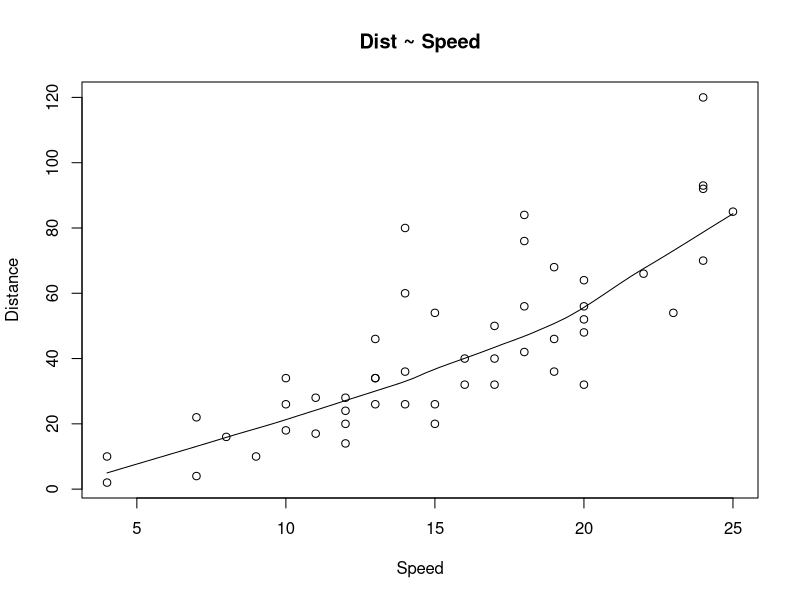
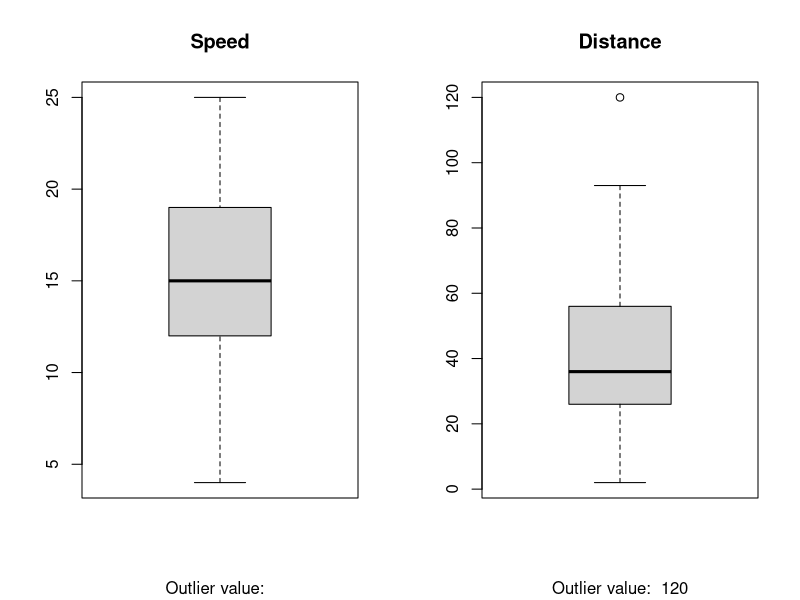
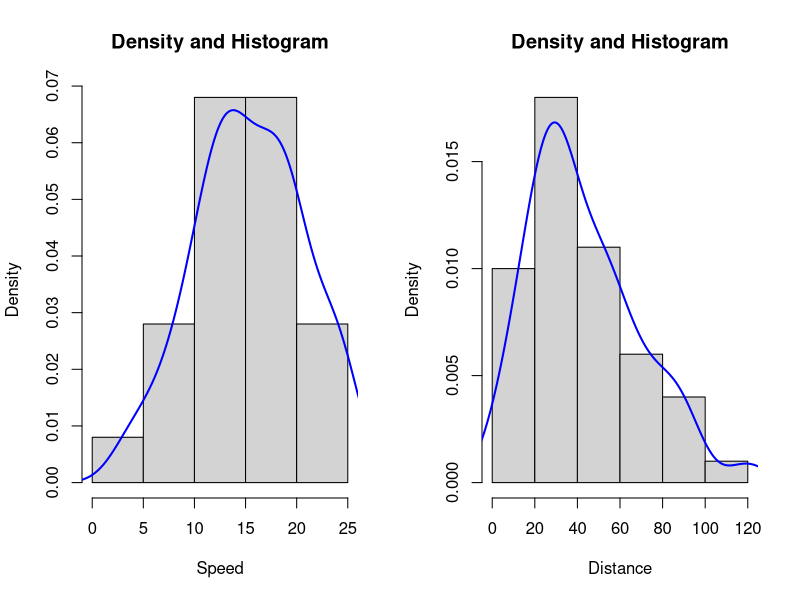
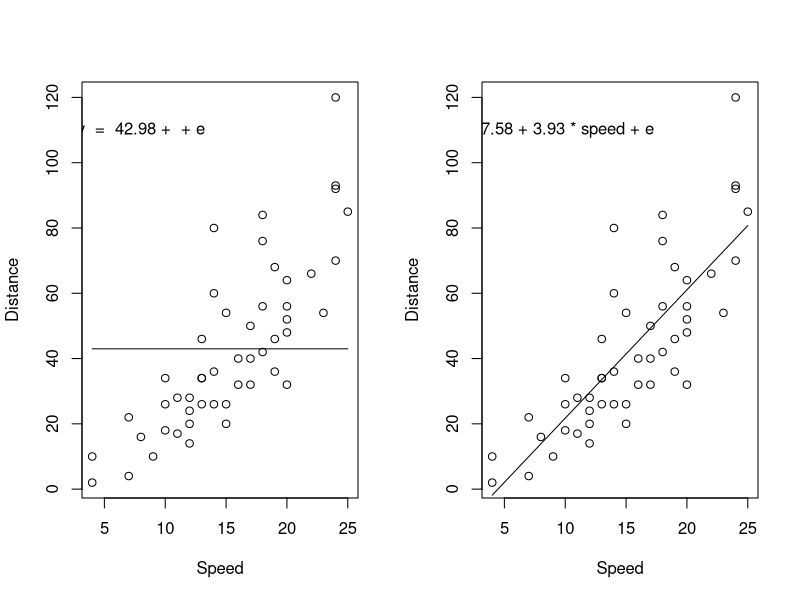
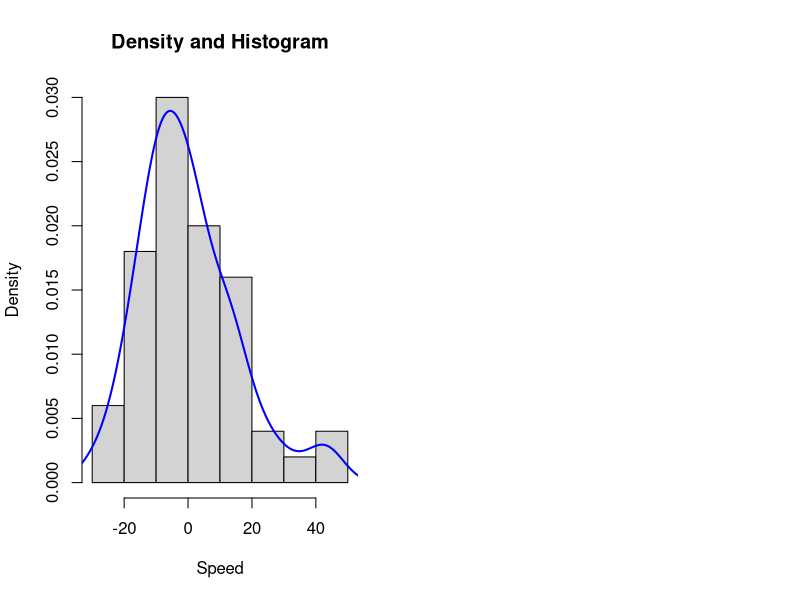

Reproduce these figures in R, in order.
## ---- chunk 1
setwd('/home/emre/fMRI/Codes_GH/DataScienceExamples')
head(cars)
str(cars)
## ---- chunk 2
scatter.smooth(x=cars$speed, y=cars$dist, main="Dist ~ Speed",ylab = "Distance", xlab = "Speed")  # scatterplot
## ---- chunk 3
par(mfrow=c(1, 2))  # divide graph area in 2 columns
boxplot(cars$speed, main="Speed", sub=paste("Outlier value: ", boxplot.stats(cars$speed)$out))  # box plot for 'speed'
boxplot(cars$dist, main="Distance", sub=paste("Outlier value: ", boxplot.stats(cars$dist)$out))  # box plot for 'distance'

## ---- chunk 4
q <-   quantile(cars$speed)
print(q)
## ---- chunk 5
q["25%"]
## ---- chunk 6
IQR(cars$speed)
## ---- chunk 7
FindOutliersIQR <- function(x) 
{
  x.quantile <- quantile(x) # cal
  x.IQR <- IQR(x)
  upper <- x.quantile["75%"]  + 1.5 * x.IQR
  lower <- x.quantile["25%"]  - 1.5 * x.IQR
  
  return(x[x < lower | x > upper])
}

speed.outliers <- FindOutliersIQR(cars$speed)
distance.outliers <- FindOutliersIQR(cars$dist)

print(paste0("Distance Outliers: ",distance.outliers))
print(paste0("Speed Outliers: ",speed.outliers))
## ---- chunk 8
par(mfrow=c(1, 2))  # divide graph area in 2 columns
hist(cars$speed, # histogram
 border="black",
 prob = TRUE, # show densities instead of frequencies
 xlab = "Speed",
 main = "Density and Histogram")
lines(density(cars$speed), # density plot
 lwd = 2, # thickness of line
 col = "blue")

hist(cars$dist, # histogram
 border="black",
 prob = TRUE, # show densities instead of frequencies
 xlab = "Distance",
 main = "Density and Histogram")
lines(density(cars$dist), # density plot
 lwd = 2, # thickness of line
 col = "blue")
#plot (density (cars$speed, na.rm=TRUE) )
## ---- chunk 9
lm_eq <- function(model, yname = 'y' ) {
  
  a = format(unname(coef(model)[1]), digits = 3)
  b = format(unname(coef(model)[2]), digits = 3)
  r2 = format(summary(model)$r.squared, digits = 3)
  cc <-  coef(model)
  eqn <- paste(yname," = ", paste(round(cc[1],2), paste(round(cc[-1],2), names(cc[-1]), sep=" * ", collapse=" + "), sep=" + "), "+ e")
  return(eqn)
  #return(paste0(yname, ' = ',a, ' + ', b,'*', xname,'\n','R^2 = ',r2))
}
## ---- chunk 10

cars.simple <- lm(cars$dist ~ 1)

with(cars,(plot(x = speed, y = dist,xlab = "Speed", ylab = "Distance")))
lines(cars$speed,fitted(cars.simple))
text(x=8, y = 110, labels=lm_eq(cars.simple))
## ---- chunk 11
summary.cars.simple <- summary(cars.simple)
## ---- chunk 12
t.test(x = cars$dist)
print(summary(cars.simple) )
## ---- chunk 13
cars.lm <- lm(dist ~ speed, data=cars)
print(cars.lm)
## ---- chunk 14
cars.lm <- lm(dist ~ speed, data=cars)
print(cars.lm)
## ---- chunk 15
with(cars,(plot(x = speed, y = dist,xlab = "Speed", ylab = "Distance")))
lines(cars$speed,fitted(cars.lm))
text(x=8, y = 110, labels=lm_eq(cars.lm))
## ---- chunk 16


cars.lm.summary <- summary(cars.lm)

coef(cars.lm.summary)

# faraway.summary <- faraway::sumary
# 
# faraway.summary(cars.lm)
# faraway.summary(cars.simple)

#xtxi <- cars.lm$cov.unscaled
#sqrt (diag (xtxi)) *cars.lm.sd

cars.lm.coefs <-cars.lm.summary$coefficients 
cars.lm.sd <- sqrt(deviance(cars.lm) / df.residual(cars.lm))

cars.lm.beta.estimate <- cars.lm.coefs["speed", "Estimate"]  # get beta estimate for speed
cars.lm.stderror <- cars.lm.coefs["speed", "Std. Error"]  # get std.error for speed

t_value <- cars.lm.beta.estimate/cars.lm.stderror  # calc t statistic
p_value <- 2*pt(-abs(t_value), df=nrow(cars)-ncol(cars))  

print(t_value)
print(p_value)


f <- cars.lm.summary$fstatistic  # parameters for model p-value calc
model_p <- pf(f[1], f[2], f[3], lower=FALSE)
print(model_p)
## ---- chunk 17
cars.lm.summary$r.squared
## ---- chunk 18
X <- model.matrix ( ~ speed, data = cars)
y <- cars$dist
xtxi <- solve(t (X) %*% X)

beta <- solve (crossprod (X, X), crossprod (X, y))
cars.residuals <- y - X %*% beta 

hist(cars.residuals, # histogram
 border="black",
 prob = TRUE, # show densities instead of frequencies
 xlab = "Speed",
 main = "Density and Histogram")
lines(density(cars.residuals), # density plot
 lwd = 2, # thickness of line
 col = "blue")
## ---- chunk 19
sd <- sqrt(crossprod(cars.lm.summary$residuals,cars.lm.summary$residuals)/48)
